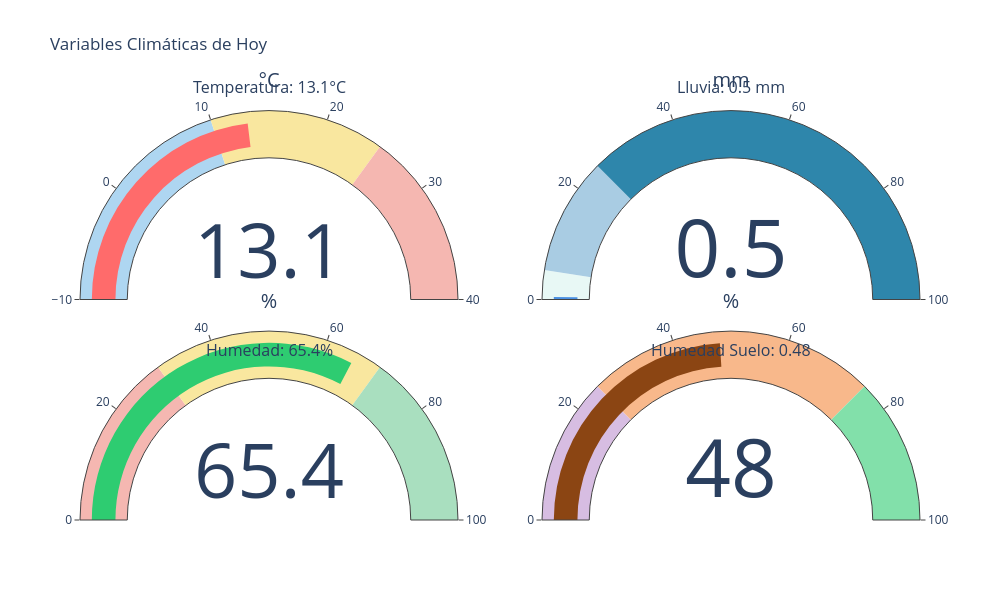

Notebook source saved alongside this figure:
### Markdown cell above
## 5. VARIABLES CLIMÁTICAS - INDICADORES

**Muestra:** Temperatura, lluvia, humedad, humedad suelo en 4 medidores

### Code cell
# GRÁFICA 3: VARIABLES CLIMÁTICAS
fig3 = make_subplots(
    rows=2, cols=2,
    subplot_titles=(
        f"Temperatura: {hoy_completo['temp_media_C']:.1f}°C",
        f"Lluvia: {hoy_completo['lluvia_mm']:.1f} mm",
        f"Humedad: {hoy_completo['humedad_relativa_pct']:.1f}%",
        f"Humedad Suelo: {hoy_completo['humedad_suelo_frac']:.2f}"
    ),
    specs=[[{}, {}], [{}, {}]]
)

# TEMPERATURA
fig3.add_trace(
    go.Indicator(
        mode="gauge+number",
        value=hoy_completo['temp_media_C'],
        title={'text': "°C"},
        gauge={'axis': {'range': [-10, 40]},
               'bar': {'color': '#FF6B6B'},
               'steps': [
                   {'range': [-10, 10], 'color': '#AED6F1'},
                   {'range': [10, 25], 'color': '#F9E79F'},
                   {'range': [25, 40], 'color': '#F5B7B1'}
               ]},
        domain={'x': [0, 0.45], 'y': [0.5, 1]}
    )
)

# LLUVIA
fig3.add_trace(
    go.Indicator(
        mode="gauge+number",
        value=hoy_completo['lluvia_mm'],
        title={'text': "mm"},
        gauge={'axis': {'range': [0, 100]},
               'bar': {'color': '#4A90E2'},
               'steps': [
                   {'range': [0, 5], 'color': '#E8F8F5'},
                   {'range': [5, 25], 'color': '#A9CCE3'},
                   {'range': [25, 100], 'color': '#2E86AB'}
               ]},
        domain={'x': [0.55, 1], 'y': [0.5, 1]}
    )
)

# HUMEDAD RELATIVA
fig3.add_trace(
    go.Indicator(
        mode="gauge+number",
        value=hoy_completo['humedad_relativa_pct'],
        title={'text': "%"},
        gauge={'axis': {'range': [0, 100]},
               'bar': {'color': '#2ECC71'},
               'steps': [
                   {'range': [0, 30], 'color': '#F5B7B1'},
                   {'range': [30, 70], 'color': '#F9E79F'},
                   {'range': [70, 100], 'color': '#A9DFBF'}
               ]},
        domain={'x': [0, 0.45], 'y': [0, 0.45]}
    )
)

# HUMEDAD SUELO
fig3.add_trace(
    go.Indicator(
        mode="gauge+number",
        value=hoy_completo['humedad_suelo_frac'] * 100,
        title={'text': "%"},
        gauge={'axis': {'range': [0, 100]},
               'bar': {'color': '#8B4513'},
               'steps': [
                   {'range': [0, 25], 'color': '#D7BDE2'},
                   {'range': [25, 75], 'color': '#F8B88B'},
                   {'range': [75, 100], 'color': '#82E0AA'}
               ]},
        domain={'x': [0.55, 1], 'y': [0, 0.45]}
    )
)

fig3.update_layout(
    title="Variables Climáticas de Hoy",
    height=600,
    width=1000,
    template='plotly_white'
)

fig3.show()
fig3.write_html("../reports/07_variables_hoy.html")
print("✓ Gráfica 3 guardada: 07_variables_hoy.html")

### Figure 1 — Plotly figure (JSON) as saved in the notebook; plotly's stock layout.template omitted (floating-point values rounded to 4 significant figures)
{"data": [{"domain": {"x": [0, 0.45], "y": [0.5, 1]}, "gauge": {"axis": {"range": [-10, 40]}, "bar": {"color": "#FF6B6B"}, "steps": [{"color": "#AED6F1", "range": [-10, 10]}, {"color": "#F9E79F", "range": [10, 25]}, {"color": "#F5B7B1", "range": [25, 40]}]}, "mode": "gauge+number", "title": {"text": "°C"}, "value": 13.08, "type": "indicator"}, {"domain": {"x": [0.55, 1], "y": [0.5, 1]}, "gauge": {"axis": {"range": [0, 100]}, "bar": {"color": "#4A90E2"}, "steps": [{"color": "#E8F8F5", "range": [0, 5]}, {"color": "#A9CCE3", "range": [5, 25]}, {"color": "#2E86AB", "range": [25, 100]}]}, "mode": "gauge+number", "title": {"text": "mm"}, "value": 0.46, "type": "indicator"}, {"domain": {"x": [0, 0.45], "y": [0, 0.45]}, "gauge": {"axis": {"range": [0, 100]}, "bar": {"color": "#2ECC71"}, "steps": [{"color": "#F5B7B1", "range": [0, 30]}, {"color": "#F9E79F", "range": [30, 70]}, {"color": "#A9DFBF", "range": [70, 100]}]}, "mode": "gauge+number", "title": {"text": "%"}, "value": 65.38, "type": "indicator"}, {"domain": {"x": [0.55, 1], "y": [0, 0.45]}, "gauge": {"axis": {"range": [0, 100]}, "bar": {"color": "#8B4513"}, "steps": [{"color": "#D7BDE2", "range": [0, 25]}, {"color": "#F8B88B", "range": [25, 75]}, {"color": "#82E0AA", "range": [75, 100]}]}, "mode": "gauge+number", "title": {"text": "%"}, "value": 48.0, "type": "indicator"}], "layout": {"xaxis": {"anchor": "y", "domain": [0.0, 0.45]}, "yaxis": {"anchor": "x", "domain": [0.625, 1.0]}, "xaxis2": {"anchor": "y2", "domain": [0.55, 1.0]}, "yaxis2": {"anchor": "x2", "domain": [0.625, 1.0]}, "xaxis3": {"anchor": "y3", "domain": [0.0, 0.45]}, "yaxis3": {"anchor": "x3", "domain": [0.0, 0.375]}, "xaxis4": {"anchor": "y4", "domain": [0.55, 1.0]}, "yaxis4": {"anchor": "x4", "domain": [0.0, 0.375]}, "annotations": [{"font": {"size": 16}, "showarrow": false, "text": "Temperatura: 13.1°C", "x": 0.225, "xanchor": "center", "xref": "paper", "y": 1.0, "yanchor": "bottom", "yref": "paper"}, {"font": {"size": 16}, "showarrow": false, "text": "Lluvia: 0.5 mm", "x": 0.775, "xanchor": "center", "xref": "paper", "y": 1.0, "yanchor": "bottom", "yref": "paper"}, {"font": {"size": 16}, "showarrow": false, "text": "Humedad: 65.4%", "x": 0.225, "xanchor": "center", "xref": "paper", "y": 0.375, "yanchor": "bottom", "yref": "paper"}, {"font": {"size": 16}, "showarrow": false, "text": "Humedad Suelo: 0.48", "x": 0.775, "xanchor": "center", "xref": "paper", "y": 0.375, "yanchor": "bottom", "yref": "paper"}], "title": {"text": "Variables Climáticas de Hoy"}, "height": 600, "width": 1000}}
